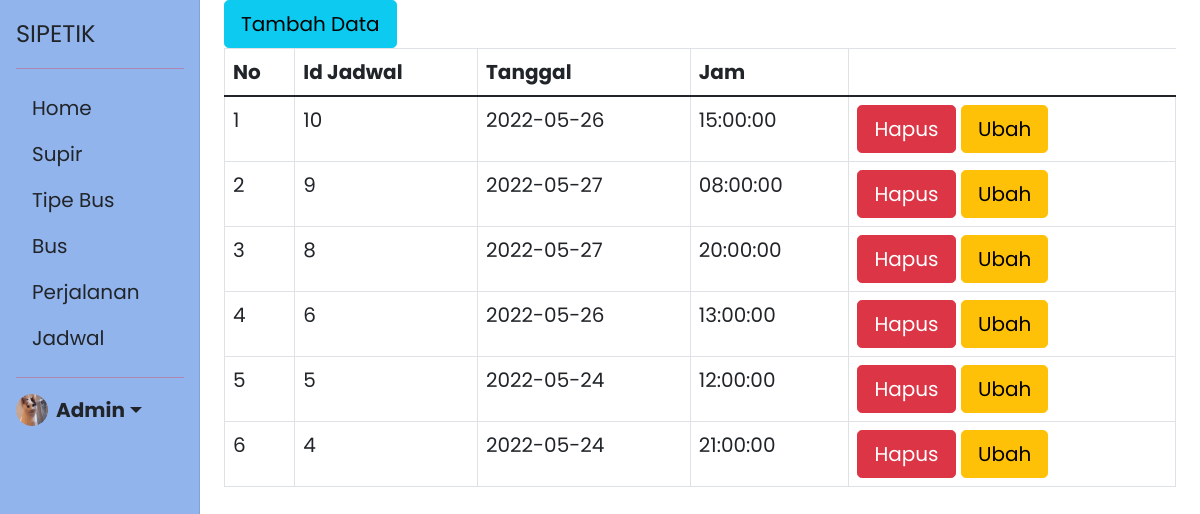
Screenshot of /sipetik/sipetik_admin/jadwal.php (signed in) with the database file from the repository.
### tables this page shows
CREATE TABLE `jadwal` (
  `id_jadwal` int(11) NOT NULL,
  `tanggal` date NOT NULL,
  `jam` time NOT NULL
);

### sipetik/sipetik_admin/jadwal.php (the view, shortened to what this page needs)
<?php
    require_once "sidebar.php";
    require "function.php";
$data_jadwal = mysqli_query($conn,"SELECT * FROM jadwal ORDER BY id_jadwal DESC");
?>
<div class="col-md-9 ms-sm-auto col-lg-10 px-md-4">
    <button type="button" class="btn btn-info btn-lg" data-bs-toggle="modal" data-bs-target="#tambah">Tambah Data</button>
        <div class="table-responsive">
            <table class="table table-bordered" id="dataTable" width="100%" cellspacing="0">
                <thead>
                    <tr>
                        <th>No </th>
                        <th>Id Jadwal</th>
                        <th>Tanggal</th>
                        <th>Jam</th>
                    </tr>
                </thead>
                <tbody>
                    <?php
                    $no = 1;
                    foreach ($data_jadwal as $ambil) : ?>
                        <tr>
                            <td>
                                <?= $no++; ?>
                            </td>
                            <td>
                                <?= $ambil['id_jadwal'] ?>
                            </td>
                            <td>
                                <?= $ambil['tanggal'] ?>
                            </td>
                            <td>
                                <?= $ambil['jam'] ?>
                            </td>
                            <td>
                            <a class="btn btn-danger btn-lg" href="hapus_jadwal.php?id=<?=$ambil["id_jadwal"];?>" onclick="return confirm('Apakah Ingin Menghapus Data ini ?')">Hapus</a>
                            <a class="btn btn-warning btn-lg" id="tombolUbah" data-bs-toggle="modal" data-bs-target="#ubah" data-tanggal="<?=$ambil["tanggal"];?>"  data-jam="<?=$ambil["jam"];?>" data-id="<?=$ambil["id_jadwal"];?>">Ubah</button>
                        </td>
                        </tr>
                        <?php endforeach; ?>
                </tbody>
            </table>
        </div>
</div>

### sipetik/sipetik_admin/styles_admin.css (style rules this page uses)
body { min-height: 100vh; min-height: -webkit-fill-available; }
html { height: -webkit-fill-available; }
body { font-size: 20px !important; font-family: 'Poppins', sans-serif; }

### rows the page displays
jadwal: id_jadwal "10", tanggal "2022-05-26", jam "15:00:00"
jadwal: id_jadwal "9", tanggal "2022-05-27", jam "08:00:00"
jadwal: id_jadwal "8", tanggal "2022-05-27", jam "20:00:00"
jadwal: id_jadwal "6", tanggal "2022-05-26", jam "13:00:00"
jadwal: id_jadwal "5", tanggal "2022-05-24", jam "12:00:00"
jadwal: id_jadwal "4", tanggal "2022-05-24", jam "21:00:00"
